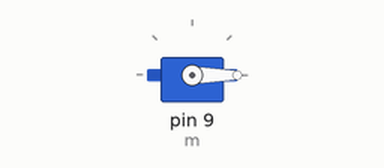
A sketch run on a simulated Arduino Uno, built with avr-gcc and run on an emulated ATmega328P. Parts: servo.

Above: at 0.1 s.
At 15.1 s:
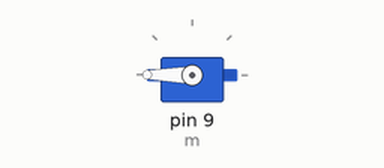
At 30.1 s:
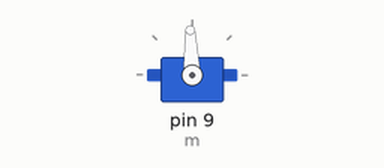
Timing chart, 0 to 31.6 s (numbered marks = the images above):
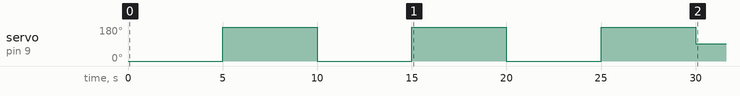

The sketch:

motor4.ino
```cpp
#include <Servo.h>
Servo m;
void setup() {
  // put your setup code here, to run once:
  int tim=5000;
  m.attach(9);
  m.write(92);
  for(int i=0;i<3;i++){
    m.write(0);
    delay(tim);
    m.write(180);
    delay(tim);
  }
  m.write(92);
}

void loop() {
  // put your main code here, to run repeatedly:

}
```

Measured:
- by itself, servo on pin 9 (m): repeats every 10.0 s: 0° 5.0 s, 180° 5.0 s, until it stays 92° from 30.0 s
